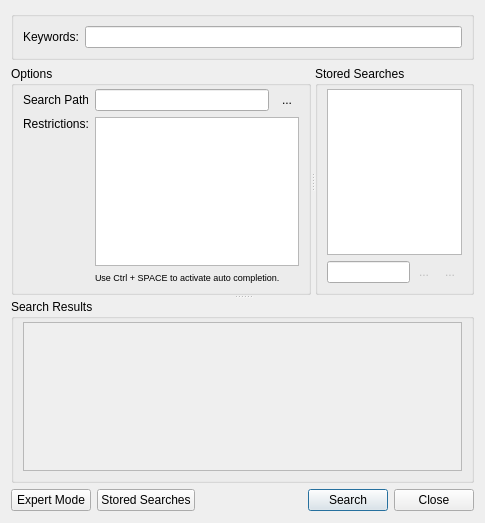
<?xml version="1.0" encoding="UTF-8"?>
<ui version="4.0">
 <class>searchDialog</class>
 <widget class="QDialog" name="searchDialog">
  <property name="geometry">
   <rect>
    <x>0</x>
    <y>0</y>
    <width>485</width>
    <height>523</height>
   </rect>
  </property>
  <property name="sizePolicy">
   <sizepolicy hsizetype="Preferred" vsizetype="Preferred">
    <horstretch>0</horstretch>
    <verstretch>0</verstretch>
   </sizepolicy>
  </property>
  <property name="minimumSize">
   <size>
    <width>470</width>
    <height>0</height>
   </size>
  </property>
  <property name="windowTitle">
   <string>Search</string>
  </property>
  <property name="windowIcon">
   <iconset resource="../../user.qrc">
    <normaloff>:/icons/icons/binoc24.png</normaloff>:/icons/icons/binoc24.png</iconset>
  </property>
  <layout class="QVBoxLayout">
   <item>
    <layout class="QVBoxLayout">
     <item>
      <widget class="QGroupBox" name="simpleSearchGroupBox">
       <layout class="QHBoxLayout" name="horizontalLayout">
        <item>
         <widget class="QLabel" name="keywordLabel">
          <property name="text">
           <string>Keywords:</string>
          </property>
         </widget>
        </item>
        <item>
         <widget class="QLineEdit" name="keywordLineEdit"/>
        </item>
       </layout>
      </widget>
     </item>
     <item>
      <widget class="QSplitter" name="splitter_2">
       <property name="enabled">
        <bool>true</bool>
       </property>
       <property name="orientation">
        <enum>Qt::Vertical</enum>
       </property>
       <property name="opaqueResize">
        <bool>false</bool>
       </property>
       <widget class="QSplitter" name="splitter">
        <property name="orientation">
         <enum>Qt::Horizontal</enum>
        </property>
        <widget class="QGroupBox" name="optionsGroupBox">
         <property name="minimumSize">
          <size>
           <width>300</width>
           <height>0</height>
          </size>
         </property>
         <property name="title">
          <string>Options</string>
         </property>
         <layout class="QGridLayout">
          <property name="topMargin">
           <number>3</number>
          </property>
          <property name="spacing">
           <number>6</number>
          </property>
          <item row="1" column="2" colspan="2">
           <widget class="SearchQueryEditor" name="restrictionTextEdit">
            <property name="sizePolicy">
             <sizepolicy hsizetype="Preferred" vsizetype="Preferred">
              <horstretch>0</horstretch>
              <verstretch>0</verstretch>
             </sizepolicy>
            </property>
            <property name="minimumSize">
             <size>
              <width>0</width>
              <height>0</height>
             </size>
            </property>
            <property name="styleSheet">
             <string notr="true">font: 9pt &quot;Courier New&quot;;</string>
            </property>
           </widget>
          </item>
          <item row="0" column="0">
           <widget class="QLabel" name="startLabel">
            <property name="minimumSize">
             <size>
              <width>65</width>
              <height>0</height>
             </size>
            </property>
            <property name="maximumSize">
             <size>
              <width>34</width>
              <height>16777215</height>
             </size>
            </property>
            <property name="text">
             <string>Search Path:</string>
            </property>
            <property name="buddy">
             <cstring>startLineEdit</cstring>
            </property>
           </widget>
          </item>
          <item row="0" column="2">
           <widget class="QLineEdit" name="startLineEdit">
            <property name="frame">
             <bool>true</bool>
            </property>
           </widget>
          </item>
          <item row="0" column="3">
           <widget class="QToolButton" name="startSelectionButton">
            <property name="toolTip">
             <string>Start Selection Dialog</string>
            </property>
            <property name="text">
             <string>...</string>
            </property>
            <property name="icon">
             <iconset resource="../../user.qrc">
              <normaloff>:/icons/icons/open24.png</normaloff>:/icons/icons/open24.png</iconset>
            </property>
            <property name="autoRaise">
             <bool>true</bool>
            </property>
           </widget>
          </item>
          <item row="1" column="0">
           <widget class="QLabel" name="restrictionLabel">
            <property name="text">
             <string>Restrictions:</string>
            </property>
            <property name="scaledContents">
             <bool>false</bool>
            </property>
            <property name="alignment">
             <set>Qt::AlignLeading|Qt::AlignLeft|Qt::AlignTop</set>
            </property>
            <property name="buddy">
             <cstring>restrictionTextEdit</cstring>
            </property>
           </widget>
          </item>
          <item row="2" column="2" colspan="2">
           <widget class="QLabel" name="label">
            <property name="text">
             <string>&lt;!DOCTYPE HTML PUBLIC &quot;-//W3C//DTD HTML 4.0//EN&quot; &quot;http://www.w3.org/TR/REC-html40/strict.dtd&quot;&gt;
&lt;html&gt;&lt;head&gt;&lt;meta name=&quot;qrichtext&quot; content=&quot;1&quot; /&gt;&lt;style type=&quot;text/css&quot;&gt;
p, li { white-space: pre-wrap; }
&lt;/style&gt;&lt;/head&gt;&lt;body style=&quot; font-family:'MS Shell Dlg 2'; font-size:8.25pt; font-weight:400; font-style:normal;&quot;&gt;
&lt;p style=&quot; margin-top:0px; margin-bottom:0px; margin-left:0px; margin-right:0px; -qt-block-indent:0; text-indent:0px; font-size:8pt;&quot;&gt;&lt;span style=&quot; font-size:7pt;&quot;&gt;Use Ctrl + SPACE to activate auto completion.&lt;/span&gt;&lt;/p&gt;&lt;/body&gt;&lt;/html&gt;</string>
            </property>
           </widget>
          </item>
          <item row="3" column="2">
           <spacer name="verticalSpacer">
            <property name="orientation">
             <enum>Qt::Vertical</enum>
            </property>
            <property name="sizeHint" stdset="0">
             <size>
              <width>20</width>
              <height>10</height>
             </size>
            </property>
           </spacer>
          </item>
         </layout>
        </widget>
        <widget class="QGroupBox" name="storedSearchGroupBox">
         <property name="sizePolicy">
          <sizepolicy hsizetype="Preferred" vsizetype="Preferred">
           <horstretch>0</horstretch>
           <verstretch>0</verstretch>
          </sizepolicy>
         </property>
         <property name="title">
          <string>Stored Searches</string>
         </property>
         <layout class="QVBoxLayout">
          <property name="spacing">
           <number>6</number>
          </property>
          <property name="topMargin">
           <number>3</number>
          </property>
          <item>
           <widget class="QListView" name="searchesListView">
            <property name="sizePolicy">
             <sizepolicy hsizetype="Preferred" vsizetype="Preferred">
              <horstretch>0</horstretch>
              <verstretch>0</verstretch>
             </sizepolicy>
            </property>
            <property name="minimumSize">
             <size>
              <width>0</width>
              <height>0</height>
             </size>
            </property>
           </widget>
          </item>
          <item>
           <layout class="QVBoxLayout">
            <property name="spacing">
             <number>3</number>
            </property>
            <item>
             <layout class="QHBoxLayout">
              <property name="spacing">
               <number>2</number>
              </property>
              <item>
               <widget class="QLineEdit" name="searchNameLineEdit"/>
              </item>
              <item>
               <widget class="QToolButton" name="saveSearchButton">
                <property name="enabled">
                 <bool>false</bool>
                </property>
                <property name="toolTip">
                 <string>Save Search</string>
                </property>
                <property name="text">
                 <string>...</string>
                </property>
                <property name="icon">
                 <iconset resource="../../user.qrc">
                  <normaloff>:/icons/icons/save24.png</normaloff>:/icons/icons/save24.png</iconset>
                </property>
                <property name="autoRaise">
                 <bool>true</bool>
                </property>
               </widget>
              </item>
              <item>
               <widget class="QToolButton" name="deleteSearchButton">
                <property name="enabled">
                 <bool>false</bool>
                </property>
                <property name="toolTip">
                 <string>Delete Search</string>
                </property>
                <property name="text">
                 <string>...</string>
                </property>
                <property name="icon">
                 <iconset resource="../../user.qrc">
                  <normaloff>:/icons/icons/delete24.png</normaloff>:/icons/icons/delete24.png</iconset>
                </property>
                <property name="autoRaise">
                 <bool>true</bool>
                </property>
               </widget>
              </item>
             </layout>
            </item>
           </layout>
          </item>
          <item>
           <spacer name="verticalSpacer_2">
            <property name="orientation">
             <enum>Qt::Vertical</enum>
            </property>
            <property name="sizeHint" stdset="0">
             <size>
              <width>20</width>
              <height>10</height>
             </size>
            </property>
           </spacer>
          </item>
         </layout>
        </widget>
       </widget>
       <widget class="QGroupBox" name="resultsGroupBox">
        <property name="enabled">
         <bool>true</bool>
        </property>
        <property name="title">
         <string>Search Results</string>
        </property>
        <layout class="QVBoxLayout">
         <property name="topMargin">
          <number>3</number>
         </property>
         <item>
          <widget class="DefaultTableView" name="resultsTableView">
           <property name="enabled">
            <bool>false</bool>
           </property>
           <property name="selectionMode">
            <enum>QAbstractItemView::ExtendedSelection</enum>
           </property>
           <property name="selectionBehavior">
            <enum>QAbstractItemView::SelectRows</enum>
           </property>
          </widget>
         </item>
        </layout>
       </widget>
      </widget>
     </item>
     <item>
      <layout class="QHBoxLayout">
       <property name="spacing">
        <number>6</number>
       </property>
       <item>
        <widget class="QPushButton" name="expertModePushButton">
         <property name="enabled">
          <bool>true</bool>
         </property>
         <property name="text">
          <string>Expert Mode</string>
         </property>
         <property name="checkable">
          <bool>true</bool>
         </property>
         <property name="checked">
          <bool>false</bool>
         </property>
         <property name="autoDefault">
          <bool>false</bool>
         </property>
        </widget>
       </item>
       <item>
        <widget class="QPushButton" name="storedSearchesPushButton">
         <property name="text">
          <string>Stored Searches</string>
         </property>
         <property name="checkable">
          <bool>true</bool>
         </property>
         <property name="autoDefault">
          <bool>false</bool>
         </property>
        </widget>
       </item>
       <item>
        <spacer>
         <property name="orientation">
          <enum>Qt::Horizontal</enum>
         </property>
         <property name="sizeType">
          <enum>QSizePolicy::MinimumExpanding</enum>
         </property>
         <property name="sizeHint" stdset="0">
          <size>
           <width>350</width>
           <height>23</height>
          </size>
         </property>
        </spacer>
       </item>
       <item>
        <widget class="QPushButton" name="searchButton">
         <property name="enabled">
          <bool>true</bool>
         </property>
         <property name="text">
          <string>Search</string>
         </property>
         <property name="autoDefault">
          <bool>false</bool>
         </property>
         <property name="default">
          <bool>true</bool>
         </property>
        </widget>
       </item>
       <item>
        <widget class="QPushButton" name="closeButton">
         <property name="text">
          <string>Close</string>
         </property>
        </widget>
       </item>
      </layout>
     </item>
    </layout>
   </item>
  </layout>
 </widget>
 <customwidgets>
  <customwidget>
   <class>DefaultTableView</class>
   <extends>QTableView</extends>
   <header>datafinder.gui.user.common.widget</header>
  </customwidget>
  <customwidget>
   <class>SearchQueryEditor</class>
   <extends>QTextEdit</extends>
   <header>datafinder.gui.user.dialogs.search_dialog.search_query_editor</header>
  </customwidget>
 </customwidgets>
 <tabstops>
  <tabstop>keywordLineEdit</tabstop>
  <tabstop>startLineEdit</tabstop>
  <tabstop>startSelectionButton</tabstop>
  <tabstop>restrictionTextEdit</tabstop>
  <tabstop>searchesListView</tabstop>
  <tabstop>searchNameLineEdit</tabstop>
  <tabstop>saveSearchButton</tabstop>
  <tabstop>deleteSearchButton</tabstop>
  <tabstop>resultsTableView</tabstop>
  <tabstop>expertModePushButton</tabstop>
  <tabstop>storedSearchesPushButton</tabstop>
  <tabstop>searchButton</tabstop>
  <tabstop>closeButton</tabstop>
 </tabstops>
 <resources>
  <include location="../../user.qrc"/>
 </resources>
 <connections/>
</ui>
